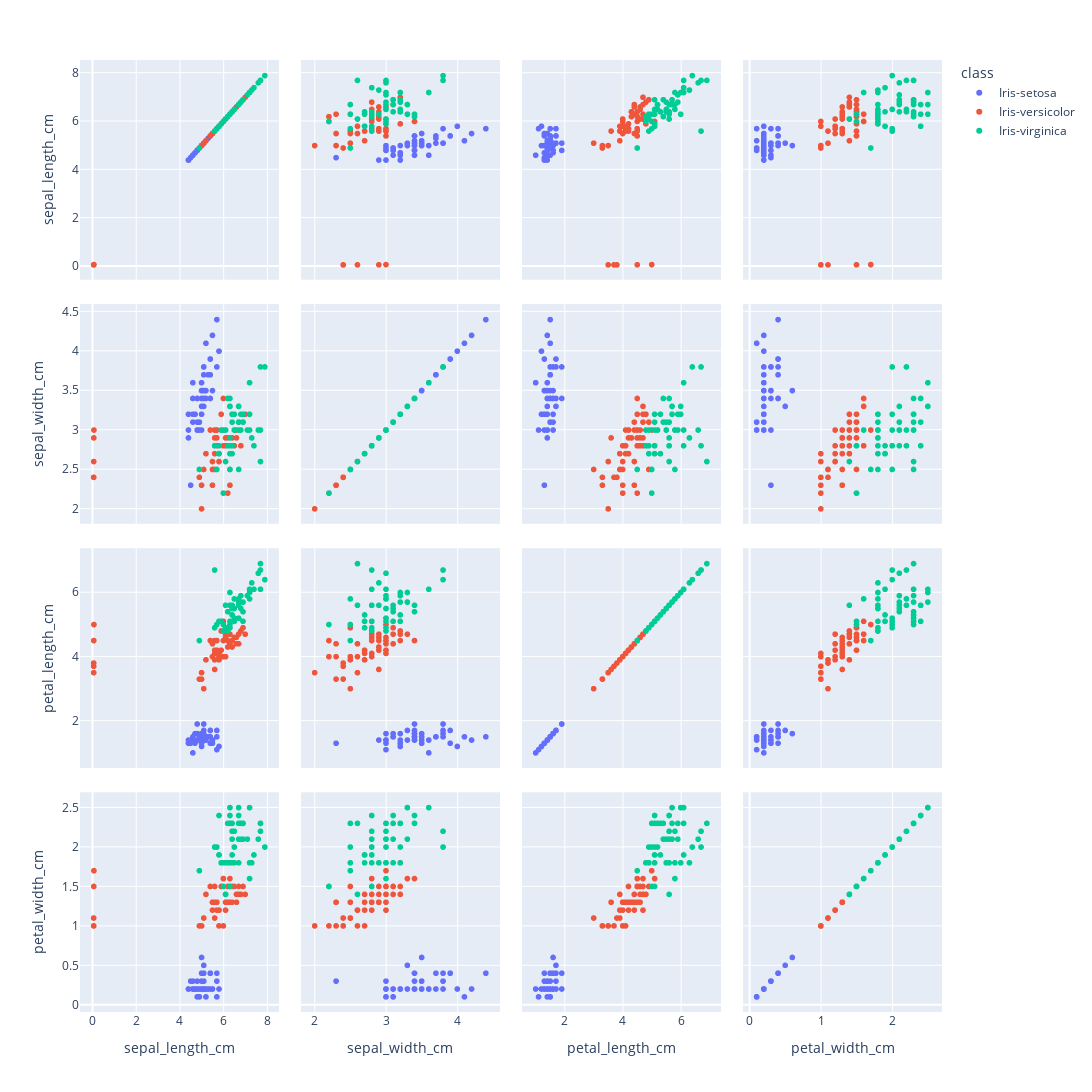

Write notebook code for a chart like this one.
### Code cell
fig = px.scatter_matrix(df, dimensions=['sepal_length_cm', 'sepal_width_cm', 'petal_length_cm', 'petal_width_cm'], color='class', width=width_plot, height=height_plot)

fig.show()

### Figure 1 — Plotly figure (JSON) as saved in the notebook; plotly's stock layout.template omitted (floating-point values rounded to 4 significant figures)
{"data": [{"dimensions": [{"axis": {"matches": true}, "label": "sepal_length_cm", "values": [5.1, 4.9, 4.7, 4.6, 5, 5.4, 4.6, 5, 4.4, 4.9, 5.4, 4.8, 4.8, 5.7, 5.8, 5.7, 5.4, 5.1, 5.7, 5.1, 5.4, 5.1, 4.6, 5.1, 4.8, 5, 5, 5.2, 5.2, 4.7, 4.8, 5.4, 5.2, 5.5, 4.9, 5, 5.5, 4.9, 4.4, 5.1, 5, 4.5, 4.4, 5, 5.1, 4.8, 5.1, 4.6, 5.3, 5]}, {"axis": {"matches": true}, "label": "sepal_width_cm", "values": [3.5, 3, 3.2, 3.1, 3.6, 3.9, 3.4, 3.4, 2.9, 3.1, 3.7, 3.4, 3, 3, 4, 4.4, 3.9, 3.5, 3.8, 3.8, 3.4, 3.7, 3.6, 3.3, 3.4, 3, 3.4, 3.5, 3.4, 3.2, 3.1, 3.4, 4.1, 4.2, 3.1, 3.2, 3.5, 3.1, 3, 3.4, 3.5, 2.3, 3.2, 3.5, 3.8, 3, 3.8, 3.2, 3.7, 3.3]}, {"axis": {"matches": true}, "label": "petal_length_cm", "values": [1.4, 1.4, 1.3, 1.5, 1.4, 1.7, 1.4, 1.5, 1.4, 1.5, 1.5, 1.6, 1.4, 1.1, 1.2, 1.5, 1.3, 1.4, 1.7, 1.5, 1.7, 1.5, 1, 1.7, 1.9, 1.6, 1.6, 1.5, 1.4, 1.6, 1.6, 1.5, 1.5, 1.4, 1.5, 1.2, 1.3, 1.5, 1.3, 1.5, 1.3, 1.3, 1.3, 1.6, 1.9, 1.4, 1.6, 1.4, 1.5, 1.4]}, {"axis": {"matches": true}, "label": "petal_width_cm", "values": [0.2, 0.2, 0.2, 0.2, 0.2, 0.4, 0.3, null, null, null, null, null, 0.1, 0.1, 0.2, 0.4, 0.4, 0.3, 0.3, 0.3, 0.2, 0.4, 0.2, 0.5, 0.2, 0.2, 0.4, 0.2, 0.2, 0.2, 0.2, 0.4, 0.1, 0.2, 0.1, 0.2, 0.2, 0.1, 0.2, 0.2, 0.3, 0.3, 0.2, 0.6, 0.4, 0.3, 0.2, 0.2, 0.2, 0.2]}], "hovertemplate": "class=Iris-setosa<br>%{xaxis.title.text}=%{x}<br>%{yaxis.title.text}=%{y}<extra></extra>", "legendgroup": "Iris-setosa", "marker": {"color": "#636efa", "symbol": "circle"}, "name": "Iris-setosa", "showlegend": true, "type": "splom"}, {"dimensions": [{"axis": {"matches": true}, "label": "sepal_length_cm", "values": [7, 6.4, 6.9, 5.5, 6.5, 5.7, 6.3, 4.9, 6.6, 5.2, 5, 5.9, 6, 6.1, 5.6, 6.7, 5.6, 5.8, 6.2, 5.6, 5.9, 6.1, 6.3, 6.1, 6.4, 6.6, 6.8, 0.067, 0.06, 0.057, 0.055, 0.055, 5.8, 6, 5.4, 6, 6.7, 6.3, 5.6, 5.5, 5.5, 6.1, 5.8, 5, 5.6, 5.7, 5.7, 6.2, 5.1, 5.7]}, {"axis": {"matches": true}, "label": "sepal_width_cm", "values": [3.2, 3.2, 3.1, 2.3, 2.8, 2.8, 3.3, 2.4, 2.9, 2.7, 2, 3, 2.2, 2.9, 2.9, 3.1, 3, 2.7, 2.2, 2.5, 3.2, 2.8, 2.5, 2.8, 2.9, 3, 2.8, 3, 2.9, 2.6, 2.4, 2.4, 2.7, 2.8, 3, 3.4, 3.1, 2.3, 3, 2.5, 2.6, 3, 2.6, 2.3, 2.7, 3, 2.9, 2.9, 2.5, 2.8]}, {"axis": {"matches": true}, "label": "petal_length_cm", "values": [4.7, 4.5, 4.9, 4, 4.6, 4.5, 4.7, 3.3, 4.6, 3.9, 3.5, 4.2, 4, 4.7, 3.6, 4.4, 4.5, 4.1, 4.5, 3.9, 4.8, 4, 4.9, 4.7, 4.3, 4.4, 4.8, 5, 4.5, 3.5, 3.8, 3.7, 3.9, 5.1, 4.5, 4.5, 4.7, 4.4, 4.1, 4, 4.4, 4.6, 4, 3.3, 4.2, 4.2, 4.2, 4.3, 3, 4.1]}, {"axis": {"matches": true}, "label": "petal_width_cm", "values": [1.4, 1.5, 1.5, 1.3, 1.5, 1.3, 1.6, 1, 1.3, 1.4, 1, 1.5, 1, 1.4, 1.3, 1.4, 1.5, 1, 1.5, 1.1, 1.8, 1.3, 1.5, 1.2, 1.3, 1.4, 1.4, 1.7, 1.5, 1, 1.1, 1, 1.2, 1.6, 1.5, 1.6, 1.5, 1.3, 1.3, 1.3, 1.2, 1.4, 1.2, 1, 1.3, 1.2, 1.3, 1.3, 1.1, 1.3]}], "hovertemplate": "class=Iris-versicolor<br>%{xaxis.title.text}=%{x}<br>%{yaxis.title.text}=%{y}<extra></extra>", "legendgroup": "Iris-versicolor", "marker": {"color": "#EF553B", "symbol": "circle"}, "name": "Iris-versicolor", "showlegend": true, "type": "splom"}, {"dimensions": [{"axis": {"matches": true}, "label": "sepal_length_cm", "values": [6.3, 5.8, 7.1, 6.3, 6.5, 7.6, 4.9, 7.3, 6.7, 7.2, 6.5, 6.4, 6.8, 5.7, 5.8, 6.4, 6.5, 7.7, 7.7, 6, 6.9, 5.6, 5.6, 6.3, 6.7, 7.2, 6.2, 6.1, 6.4, 7.2, 7.4, 7.9, 6.4, 6.3, 6.1, 7.7, 6.3, 6.4, 6, 6.9, 6.7, 6.9, 5.8, 6.8, 6.7, 6.7, 6.3, 6.5, 6.2, 5.9]}, {"axis": {"matches": true}, "label": "sepal_width_cm", "values": [3.3, 2.7, 3, 2.9, 3, 3, 2.5, 2.9, 2.5, 3.6, 3.2, 2.7, 3, 2.5, 2.8, 3.2, 3, 3.8, 2.6, 2.2, 3.2, 2.8, 2.8, 2.7, 3.3, 3.2, 2.8, 3, 2.8, 3, 2.8, 3.8, 2.8, 2.8, 2.6, 3, 3.4, 3.1, 3, 3.1, 3.1, 3.1, 2.7, 3.2, 3.3, 3, 2.5, 3, 3.4, 3]}, {"axis": {"matches": true}, "label": "petal_length_cm", "values": [6, 5.1, 5.9, 5.6, 5.8, 6.6, 4.5, 6.3, 5.8, 6.1, 5.1, 5.3, 5.5, 5, 5.1, 5.3, 5.5, 6.7, 6.9, 5, 5.7, 4.9, 6.7, 4.9, 5.7, 6, 4.8, 4.9, 5.6, 5.8, 6.1, 6.4, 5.6, 5.1, 5.6, 6.1, 5.6, 5.5, 4.8, 5.4, 5.6, 5.1, 5.1, 5.9, 5.7, 5.2, 5, 5.2, 5.4, 5.1]}, {"axis": {"matches": true}, "label": "petal_width_cm", "values": [2.5, 1.9, 2.1, 1.8, 2.2, 2.1, 1.7, 1.8, 1.8, 2.5, 2, 1.9, 2.1, 2, 2.4, 2.3, 1.8, 2.2, 2.3, 1.5, 2.3, 2, 2, 1.8, 2.1, 1.8, 1.8, 1.8, 2.1, 1.6, 1.9, 2, 2.2, 1.5, 1.4, 2.3, 2.4, 1.8, 1.8, 2.1, 2.4, 2.3, 1.9, 2.3, 2.5, 2.3, 2.3, 2, 2.3, 1.8]}], "hovertemplate": "class=Iris-virginica<br>%{xaxis.title.text}=%{x}<br>%{yaxis.title.text}=%{y}<extra></extra>", "legendgroup": "Iris-virginica", "marker": {"color": "#00cc96", "symbol": "circle"}, "name": "Iris-virginica", "showlegend": true, "type": "splom"}], "layout": {"dragmode": "select", "height": 1200, "legend": {"title": {"text": "class"}, "tracegroupgap": 0}, "margin": {"t": 60}, "width": 1200}}
